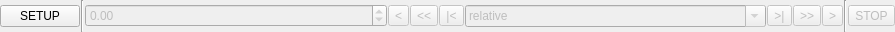
<?xml version="1.0" encoding="UTF-8"?>
<ui version="4.0">
 <class>MotorControl</class>
 <widget class="QWidget" name="MotorControl">
  <property name="geometry">
   <rect>
    <x>0</x>
    <y>0</y>
    <width>895</width>
    <height>32</height>
   </rect>
  </property>
  <property name="sizePolicy">
   <sizepolicy hsizetype="Minimum" vsizetype="Preferred">
    <horstretch>0</horstretch>
    <verstretch>0</verstretch>
   </sizepolicy>
  </property>
  <property name="windowTitle">
   <string>Form</string>
  </property>
  <layout class="QHBoxLayout" name="horizontalLayout">
   <property name="spacing">
    <number>1</number>
   </property>
   <property name="margin">
    <number>0</number>
   </property>
   <item>
    <widget class="QPushButton" name="setup">
     <property name="sizePolicy">
      <sizepolicy hsizetype="Minimum" vsizetype="Fixed">
       <horstretch>0</horstretch>
       <verstretch>0</verstretch>
      </sizepolicy>
     </property>
     <property name="minimumSize">
      <size>
       <width>0</width>
       <height>0</height>
      </size>
     </property>
     <property name="toolTip">
      <string>Setup and advanced control dialog</string>
     </property>
     <property name="text">
      <string>SETUP</string>
     </property>
    </widget>
   </item>
   <item>
    <widget class="Line" name="line_1">
     <property name="orientation">
      <enum>Qt::Vertical</enum>
     </property>
    </widget>
   </item>
   <item>
    <widget class="QMDoubleSpinBox" name="userPosition">
     <property name="enabled">
      <bool>false</bool>
     </property>
     <property name="sizePolicy">
      <sizepolicy hsizetype="Expanding" vsizetype="Fixed">
       <horstretch>0</horstretch>
       <verstretch>0</verstretch>
      </sizepolicy>
     </property>
     <property name="toolTip">
      <string>Position in &quot;User&quot; coordinates</string>
     </property>
     <property name="keyboardTracking">
      <bool>false</bool>
     </property>
     <property name="minimum">
      <double>-2147483647.000000000000000</double>
     </property>
     <property name="maximum">
      <double>2147483647.000000000000000</double>
     </property>
    </widget>
   </item>
   <item>
    <widget class="QToolButton" name="goM">
     <property name="enabled">
      <bool>false</bool>
     </property>
     <property name="sizePolicy">
      <sizepolicy hsizetype="Minimum" vsizetype="Fixed">
       <horstretch>0</horstretch>
       <verstretch>0</verstretch>
      </sizepolicy>
     </property>
     <property name="toolTip">
      <string>Go to minus</string>
     </property>
     <property name="text">
      <string>&lt;</string>
     </property>
    </widget>
   </item>
   <item>
    <widget class="QToolButton" name="jogM">
     <property name="enabled">
      <bool>false</bool>
     </property>
     <property name="sizePolicy">
      <sizepolicy hsizetype="Minimum" vsizetype="Fixed">
       <horstretch>0</horstretch>
       <verstretch>0</verstretch>
      </sizepolicy>
     </property>
     <property name="toolTip">
      <string>Press to jog, release to stop jogging</string>
     </property>
     <property name="text">
      <string>&lt;&lt;</string>
     </property>
     <property name="checkable">
      <bool>false</bool>
     </property>
    </widget>
   </item>
   <item>
    <widget class="QToolButton" name="limitM">
     <property name="enabled">
      <bool>false</bool>
     </property>
     <property name="sizePolicy">
      <sizepolicy hsizetype="Minimum" vsizetype="Fixed">
       <horstretch>0</horstretch>
       <verstretch>0</verstretch>
      </sizepolicy>
     </property>
     <property name="toolTip">
      <string>Go to negative limit (hard or soft - whatever is activated first)</string>
     </property>
     <property name="text">
      <string>|&lt;</string>
     </property>
    </widget>
   </item>
   <item>
    <widget class="QMultiComboBox" name="step">
     <property name="enabled">
      <bool>false</bool>
     </property>
     <property name="sizePolicy">
      <sizepolicy hsizetype="Expanding" vsizetype="Fixed">
       <horstretch>0</horstretch>
       <verstretch>0</verstretch>
      </sizepolicy>
     </property>
     <property name="toolTip">
      <string>Step</string>
     </property>
     <property name="editable">
      <bool>true</bool>
     </property>
     <property name="insertPolicy">
      <enum>QComboBox::NoInsert</enum>
     </property>
     <item>
      <property name="text">
       <string>relative</string>
      </property>
     </item>
     <item>
      <property name="text">
       <string>jog</string>
      </property>
     </item>
     <item>
      <property name="text">
       <string>limit</string>
      </property>
     </item>
    </widget>
   </item>
   <item>
    <widget class="QToolButton" name="limitP">
     <property name="enabled">
      <bool>false</bool>
     </property>
     <property name="sizePolicy">
      <sizepolicy hsizetype="Minimum" vsizetype="Fixed">
       <horstretch>0</horstretch>
       <verstretch>0</verstretch>
      </sizepolicy>
     </property>
     <property name="text">
      <string>&gt;|</string>
     </property>
    </widget>
   </item>
   <item>
    <widget class="QToolButton" name="jogP">
     <property name="enabled">
      <bool>false</bool>
     </property>
     <property name="sizePolicy">
      <sizepolicy hsizetype="Minimum" vsizetype="Fixed">
       <horstretch>0</horstretch>
       <verstretch>0</verstretch>
      </sizepolicy>
     </property>
     <property name="toolTip">
      <string>Press to jog, release to stop jogging</string>
     </property>
     <property name="text">
      <string>&gt;&gt;</string>
     </property>
     <property name="checkable">
      <bool>false</bool>
     </property>
    </widget>
   </item>
   <item>
    <widget class="QToolButton" name="goP">
     <property name="enabled">
      <bool>false</bool>
     </property>
     <property name="sizePolicy">
      <sizepolicy hsizetype="Minimum" vsizetype="Fixed">
       <horstretch>0</horstretch>
       <verstretch>0</verstretch>
      </sizepolicy>
     </property>
     <property name="toolTip">
      <string>Go to plus</string>
     </property>
     <property name="text">
      <string>&gt;</string>
     </property>
    </widget>
   </item>
   <item>
    <widget class="Line" name="line_2">
     <property name="orientation">
      <enum>Qt::Vertical</enum>
     </property>
    </widget>
   </item>
   <item>
    <widget class="QToolButton" name="stop">
     <property name="enabled">
      <bool>false</bool>
     </property>
     <property name="sizePolicy">
      <sizepolicy hsizetype="Minimum" vsizetype="Fixed">
       <horstretch>0</horstretch>
       <verstretch>0</verstretch>
      </sizepolicy>
     </property>
     <property name="toolTip">
      <string>Stop/on/off</string>
     </property>
     <property name="text">
      <string>STOP</string>
     </property>
    </widget>
   </item>
  </layout>
 </widget>
 <customwidgets>
  <customwidget>
   <class>QMDoubleSpinBox</class>
   <extends>QDoubleSpinBox</extends>
   <header>qcamotorgui-additional.h</header>
   <slots>
    <signal>valueEdited(double)</signal>
    <signal>escaped()</signal>
   </slots>
  </customwidget>
  <customwidget>
   <class>QMultiComboBox</class>
   <extends>QComboBox</extends>
   <header>qcamotorgui-additional.h</header>
  </customwidget>
 </customwidgets>
 <resources/>
 <connections/>
</ui>
